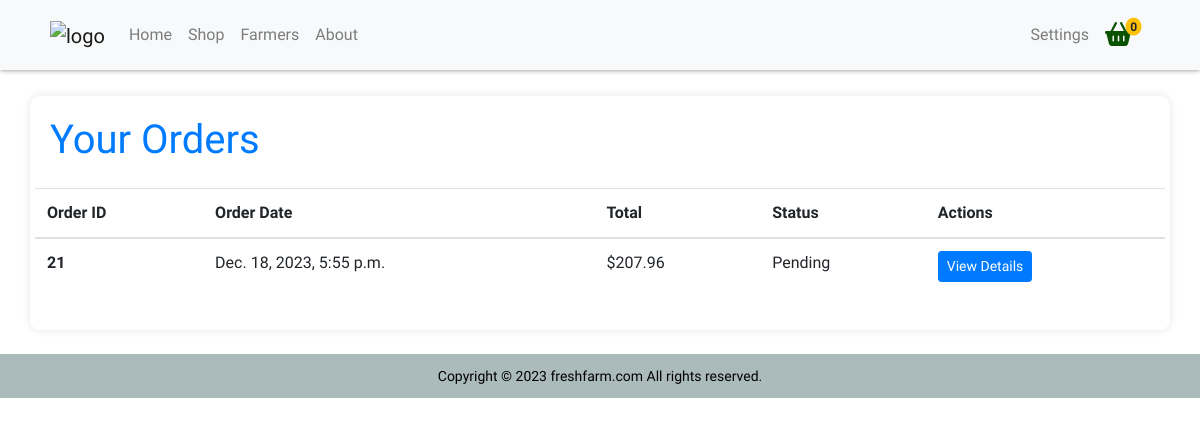
The page /orders/orders/ (signed in) on the database its author committed.
### orders/models.py (models this page shows, shortened)
class Order(models.Model):
    STATUS = [
        ("pending", "Pending"),
        ("processing", "Processing"),
        ("shipped", "Shipped"),
        ("delivered", "Delivered"),
    ]
    user = models.ForeignKey(User, on_delete=models.CASCADE)
    order_date = models.DateTimeField(auto_now_add=True)
    status = models.CharField(max_length=20, default="Pending", choices=STATUS)
    total = models.DecimalField(max_digits=10, decimal_places=2)

### orders/views.py (the view)
# urls.py: path("orders/", OrderList.as_view(), name="orders"),
class OrderList(ListView):
    model = Order
    template_name = "orders/order_list.html"
    context_object_name = "orders"
    def get_queryset(self):
        return Order.objects.filter(user=self.request.user)

### orders/templates/orders/order_list.html (shortened to what this page needs)
{% extends "base.html" %}
{% block content %}
  <div class="container containerOrder mt-4">
    <h1>Your Orders</h1>
    <div class="row">
      {% if orders %}
        <table class="table mt-3">
          <thead>
            <tr>
              <th scope="col">Order ID</th>
              <th scope="col">Order Date</th>
              <th scope="col">Total</th>
              <th scope="col">Status</th>
              <th scope="col">Actions</th>
            </tr>
          </thead>
          <tbody>
            {% for order in orders %}
              <tr>
                <th scope="row">{{ order.id }}</th>
                <td>{{ order.order_date }}</td>
                <td>${{ order.total }}</td>
                <td>{{ order.status }}</td>
                <td>
                  <a href="{% url 'orders:order_detail' pk=order.pk %}" class="btn btn-primary btn-sm">View Details</a>
                </td>
              </tr>
            {% endfor %}
          </tbody>
        </table>
      {% else %}
        <p class="card-text">No orders</p>
      {% endif %}
    </div>
  </div>
{% endblock %}

### static/farmfresh/css/master.css (style rules this page uses)
body { font-family: 'Lexend', sans-serif; }

### orders/templates/orders/order_list.html (style rules this page uses)
.containerOrder { margin-top: 10%; background-color: #ffffff; padding: 20px; border-radius: 10px; box-shadow: 0 0 10px rgba(0, 0, 0, 0.1); margin-bottom:2%; }
.mt-3 { margin-top: 1rem !important; }
.btn-sm { padding: 0.25rem 0.5rem; font-size: 0.875rem; line-height: 1.5; border-radius: 0.2rem; }
h1 { color: #007bff; }

### rows shown on the page
Order: id "21", order_date "Dec. 18, 2023, 5:55 p.m.", total "207.96", status "Pending"
